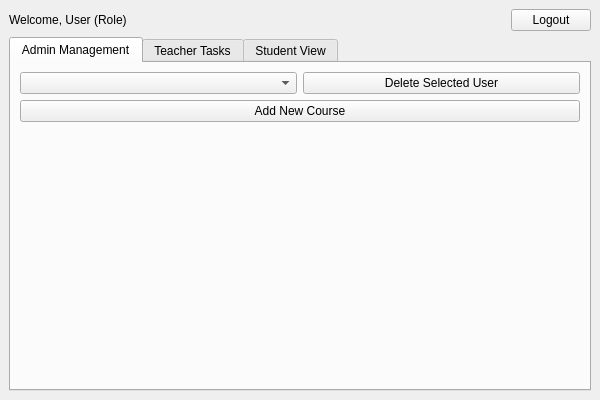
<?xml version="1.0" encoding="UTF-8"?>
<ui version="4.0">
 <class>Dashboard</class>
 <widget class="QMainWindow" name="Dashboard">
  <property name="geometry">
   <rect>
    <x>0</x>
    <y>0</y>
    <width>600</width>
    <height>400</height>
   </rect>
  </property>
  <property name="windowTitle">
   <string>LMS Dashboard</string>
  </property>
  <widget class="QWidget" name="centralwidget">
   <layout class="QVBoxLayout" name="verticalLayout">
    <item>
     <layout class="QHBoxLayout" name="horizontalLayout_top">
      <item>
       <widget class="QLabel" name="welcomeLabel">
        <property name="text">
         <string>Welcome, User (Role)</string>
        </property>
       </widget>
      </item>
      <item>
       <spacer name="horizontalSpacer">
        <property name="orientation">
         <enum>Qt::Horizontal</enum>
        </property>
        <property name="sizeHint" stdset="0">
         <size>
          <width>40</width>
          <height>20</height>
         </size>
        </property>
       </spacer>
      </item>
      <item>
       <widget class="QPushButton" name="logoutButton">
        <property name="text">
         <string>Logout</string>
        </property>
       </widget>
      </item>
     </layout>
    </item>
    <item>
     <widget class="QTabWidget" name="mainTabs">
      <property name="currentIndex">
       <number>0</number>
      </property>
      <widget class="QWidget" name="adminTab">
       <attribute name="title">
        <string>Admin Management</string>
       </attribute>
       <layout class="QVBoxLayout" name="verticalLayout_2">
        <item>
         <layout class="QHBoxLayout" name="horizontalLayout_admin">
          <item>
           <widget class="QComboBox" name="userListCombo">
           </widget>
          </item>
          <item>
           <widget class="QPushButton" name="deleteUserButton">
            <property name="text">
             <string>Delete Selected User</string>
            </property>
           </widget>
          </item>
         </layout>
        </item>
        <item>
         <widget class="QPushButton" name="addCourseButton">
          <property name="text">
           <string>Add New Course</string>
          </property>
         </widget>
        </item>
        <item>
         <spacer name="verticalSpacer_admin">
          <property name="orientation">
           <enum>Qt::Vertical</enum>
          </property>
          <property name="sizeHint" stdset="0">
           <size>
            <width>20</width>
            <height>40</height>
           </size>
          </property>
         </spacer>
        </item>
       </layout>
      </widget>
      <widget class="QWidget" name="teacherTab">
       <attribute name="title">
        <string>Teacher Tasks</string>
       </attribute>
       <layout class="QVBoxLayout" name="verticalLayout_3">
        <item>
         <widget class="QLabel" name="label_teacher">
          <property name="text">
           <string>Teacher tools here.</string>
          </property>
         </widget>
        </item>
        <item>
         <spacer name="verticalSpacer_teacher">
          <property name="orientation">
           <enum>Qt::Vertical</enum>
          </property>
          <property name="sizeHint" stdset="0">
           <size>
            <width>20</width>
            <height>40</height>
           </size>
          </property>
         </spacer>
        </item>
       </layout>
      </widget>
      <widget class="QWidget" name="studentTab">
       <attribute name="title">
        <string>Student View</string>
       </attribute>
       <layout class="QVBoxLayout" name="verticalLayout_4">
        <item>
         <widget class="QLabel" name="label_student">
          <property name="text">
           <string>Student view here.</string>
          </property>
         </widget>
        </item>
        <item>
         <spacer name="verticalSpacer_student">
          <property name="orientation">
           <enum>Qt::Vertical</enum>
          </property>
          <property name="sizeHint" stdset="0">
           <size>
            <width>20</width>
            <height>40</height>
           </size>
          </property>
         </spacer>
        </item>
       </layout>
      </widget>
     </widget>
    </item>
   </layout>
  </widget>
 </widget>
 <resources/>
 <connections/>
</ui>
